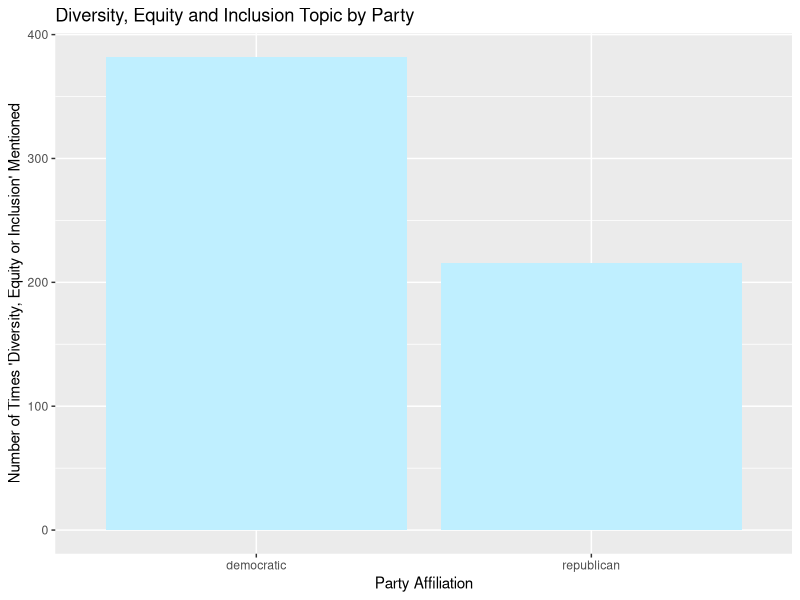

This figure's R source:
## ---- chunk 1
library(tidyverse)
diversity_data <- read.csv("data/district_tabular_data.csv")
## ---- chunk 2
diversity_data <- diversity_data |>
  select(topic_diversity_equity_and_inclusion, majority_vote, white_share_category, hh_median_income_category)
## ---- chunk 3
div_count <- diversity_data |>
  group_by(majority_vote) |>
  filter(!is.na(majority_vote), topic_diversity_equity_and_inclusion == 1) |>
  count()
div_count |>
ggplot(mapping = aes(x = majority_vote, y = n)) +
  geom_bar(stat = "identity", fill = "lightblue1") +
  labs(title = "Diversity, Equity and Inclusion Topic by Party", x = "Party Affiliation", y = "Number of Times 'Diversity, Equity or Inclusion' Mentioned")
## ---- chunk 4
income_table <- diversity_data |>
  mutate(Income = case_when(
  hh_median_income_category %in% c("low_median_income") ~ "Low Median Income",
  hh_median_income_category %in% c("medium_median_income") ~ "Medium Median Income",
  hh_median_income_category %in% c("high_median_income") ~ "High Median Income"),
    Party = case_when(
      majority_vote == "republican" ~ "Republican",
      majority_vote == "democratic" ~ "Democratic",
      NA ~ "Other"
    )) |>
  group_by(Party, Income) |>
  summarize(n = n()) |>
  mutate(prop = n / sum(n)) |>
  select(-n) |>
  pivot_wider(
    names_from = Party,
    values_from = prop
  ) |>
select(Income, Democratic, Republican)
knitr::kable(income_table)
